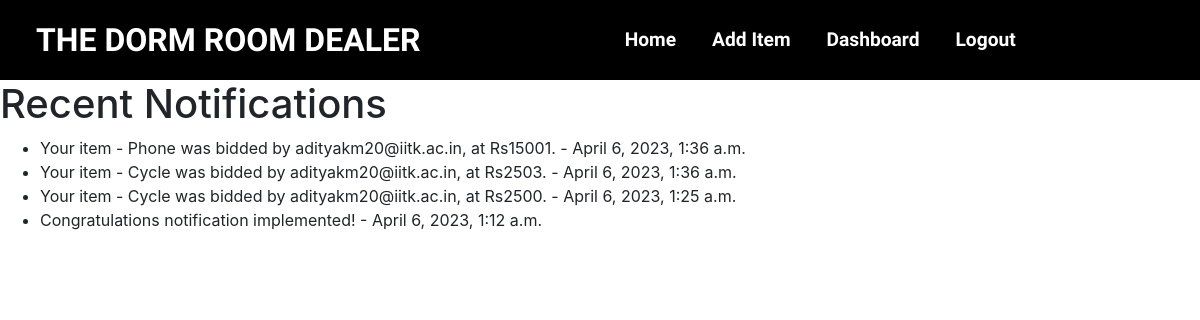
Screenshot of /notifications (signed in) with the database file from the repository.
### accounts/models.py (models this page shows)
class Notification(models.Model):
    message = models.CharField(max_length=100)
    date = models.DateTimeField(auto_now_add=True)
    seen = models.BooleanField(default=False)
    def __str__(self):
        return self.message

### accounts/views.py (the view)
# urls.py: path('notifications', views.notifications, name="notifications"),
@login_required(login_url='login')
def notifications(request):
    user = request.user
    show_notifications_link = False
    notifications = user.notifications.all().order_by('-date')
    for notification in notifications:
        if notification.seen == False:
            notification.seen = True
            notification.save()
    notifications = notifications[:10]
    for notification in notifications:
        print(notification)
    print('hello')
    return render(request, "notifications.html", {'notifications': notifications})

### templates/notifications.html
{% extends 'base.html' %}
{% block content %}
  <h1>Recent Notifications</h1>
  <ul>
    {% for notification in notifications|slice:":10" %}
      <li>{{ notification.message }} - {{ notification.date }}</li>
    {% endfor %}
  </ul>
{% endblock %}

### static/css/nav.css (style rules this page uses)
body { margin: 0; padding: 0; }

### rows the page displays
Notification: message "Your item - Phone was bidded by adityakm20@iitk.ac.in, at Rs15001.", date "April 6, 2023, 1:36 a.m."
Notification: message "Your item - Cycle was bidded by adityakm20@iitk.ac.in, at Rs2503.", date "April 6, 2023, 1:36 a.m."
Notification: message "Your item - Cycle was bidded by adityakm20@iitk.ac.in, at Rs2500.", date "April 6, 2023, 1:25 a.m."
Notification: message "Congratulations notification implemented!", date "April 6, 2023, 1:12 a.m."
